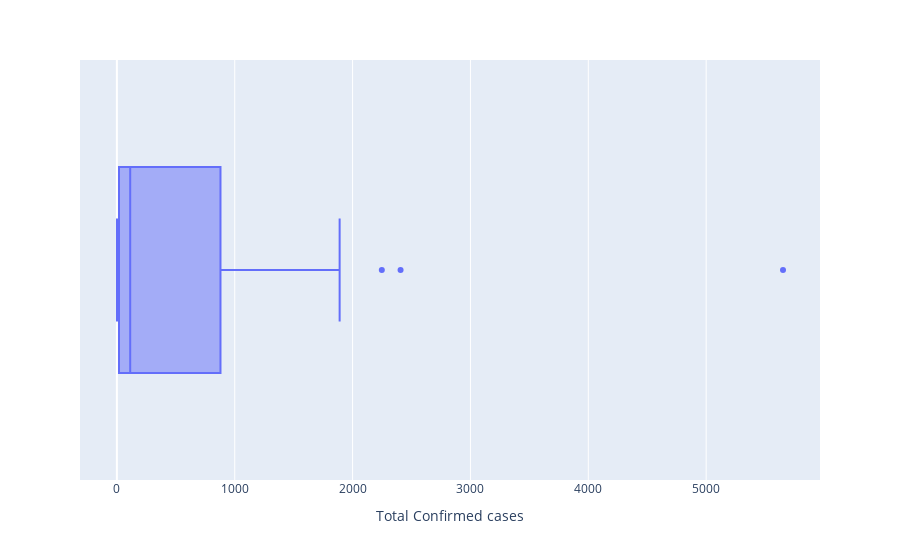

Notebook code cell kept with this figure:
### Code cell
fig = px.box(df, x= "Total Confirmed cases")
fig.show()

### Figure 1 — Plotly figure (JSON) as saved in the notebook; plotly's stock layout.template omitted (floating-point values rounded to 4 significant figures)
{"data": [{"alignmentgroup": "True", "hovertemplate": "Total Confirmed cases=%{x}<extra></extra>", "legendgroup": "", "marker": {"color": "#636efa"}, "name": "", "notched": false, "offsetgroup": "", "orientation": "h", "showlegend": false, "type": "box", "x": [18, 813, 1, 35, 143, 27, 36, 2248, 7, 2407, 262, 40, 407, 49, 427, 438, 18, 1592, 5652, 2, 12, 1, 83, 7, 251, 1890, 1629, 945, 2, 46, 1449, 456], "x0": " ", "xaxis": "x", "y0": " ", "yaxis": "y"}], "layout": {"boxmode": "group", "legend": {"tracegroupgap": 0}, "margin": {"t": 60}, "xaxis": {"anchor": "y", "domain": [0, 1], "title": {"text": "Total Confirmed cases"}}, "yaxis": {"anchor": "x", "domain": [0, 1]}}}
